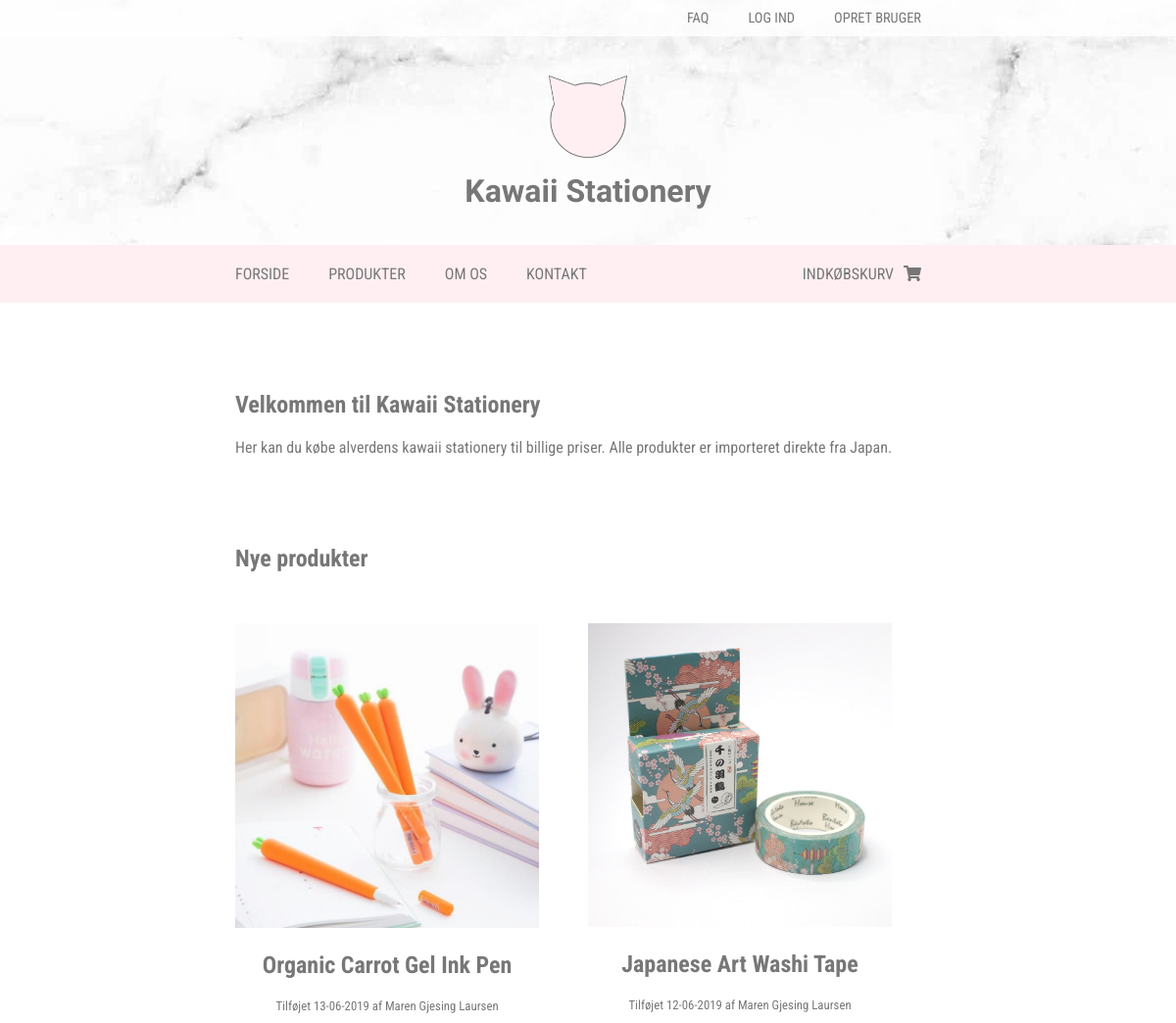
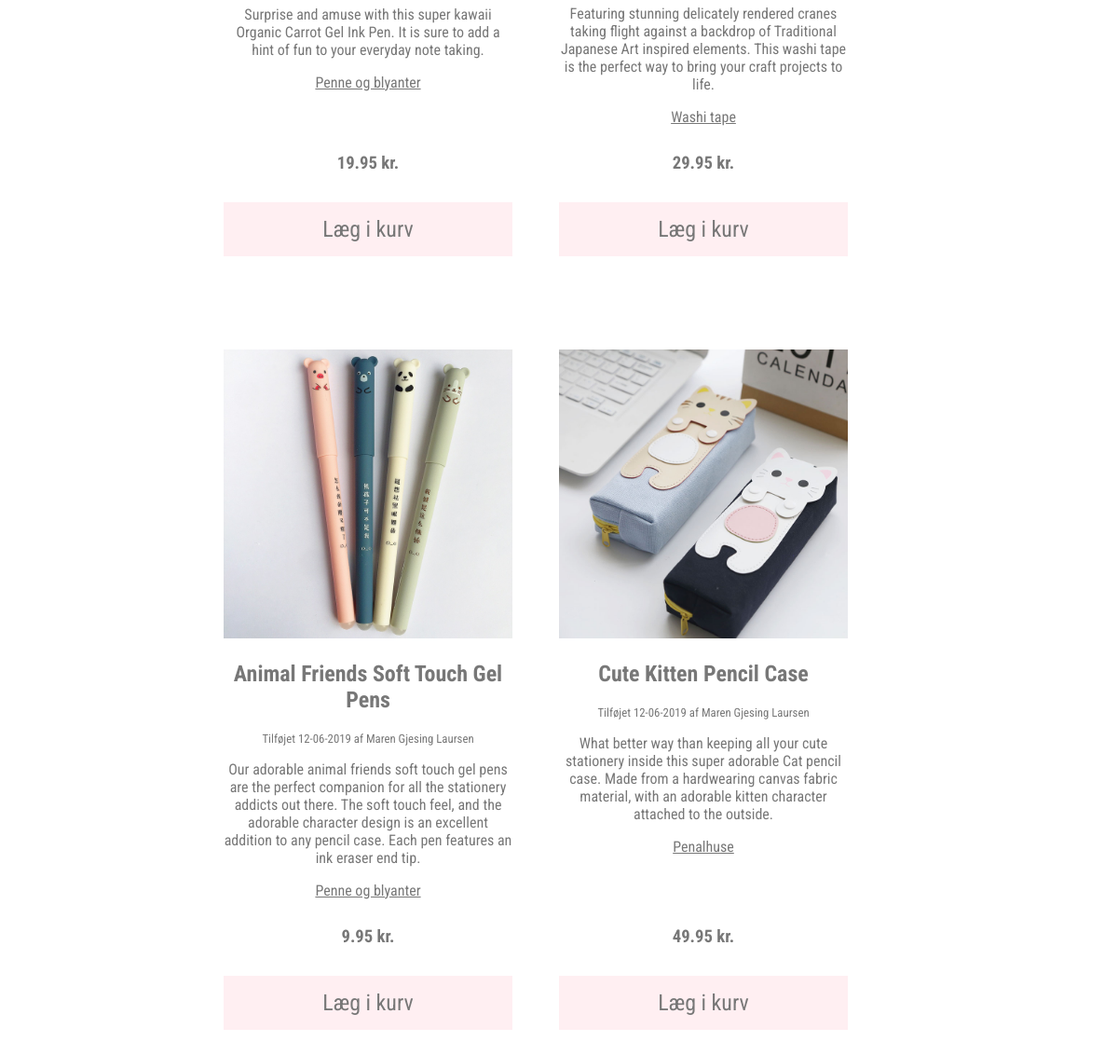
The page / on the database its author committed (2 pictures, top to bottom).
### tables this page shows
CREATE TABLE `products` (
  `productId` int(5) NOT NULL,
  `name` varchar(50) NOT NULL,
  `description` varchar(500) NOT NULL,
  `price` decimal(5,2) NOT NULL,
  `image` varchar(100) NOT NULL,
  `categoryId` int(3) NOT NULL,
  `userId` int(3) NOT NULL,
  `creationTime` datetime NOT NULL DEFAULT CURRENT_TIMESTAMP
);

CREATE TABLE `users` (
  `userId` int(3) NOT NULL,
  `firstName` varchar(50) NOT NULL,
  `lastName` varchar(50) NOT NULL,
  `username` varchar(30) NOT NULL,
  `password` varchar(50) NOT NULL,
  `accessLevel` int(1) NOT NULL DEFAULT '1'
);

CREATE TABLE `productcategories` (
  `categoryId` int(3) NOT NULL,
  `name` varchar(50) NOT NULL
);

### assets/getNewProducts.php (the view, shortened to what this page needs)
<?php
require "connect.php";
$statement = $dbh->prepare("SELECT products.productId, products.name, products.description, products.image, products.price, products.creationTime, users.firstName, users.lastName, productCategories.name AS categoryName FROM products JOIN Users ON Products.userId=Users.userId JOIN ProductCategories ON Products.categoryId=ProductCategories.categoryId ORDER BY products.creationTime DESC LIMIT 4");
$statement->execute();
while ($row = $statement->fetch(PDO::FETCH_ASSOC)) {
    ?>
    <article>
        <img src="img/<?php echo $row['image']; ?>" alt="<?php echo $row['name']; ?>">
        <h2><?php echo $row['name']; ?></h2>
        <p>Tilføjet <?php echo date('d-m-Y', strtotime($row['creationTime'])) . " af " . $row['firstName'] . " " . $row['lastName']; ?></p>
        <p><?php echo $row['description']; ?></p>
        <p><a href="#"><?php echo $row['categoryName']; ?></a></p>
        <h3><?php echo $row['price']; ?> kr.</h3>
        <button class="addToCart">Læg i kurv</button>
    </article>
<?php
}
?>

### header.php (shortened to what this page needs)
<!DOCTYPE html>
<html lang="en">
<head>
    <link rel="stylesheet" href="https://use.fontawesome.com/releases/v5.7.2/css/all.css">
    <link rel="stylesheet" href="css/style.css">
</head>
<body>
    <header>
        <nav>
            <ul>
                <li><a href="#">FAQ</a></li>
                <?php
                if (isset($_SESSION['loggedIn']) && $_SESSION['loggedIn']) {
                    echo '<li><a href="#">Min konto</a></li>';
                    echo '<li><a href="assets/logout.php">Log ud</a></li>';
                } else {
                    echo '<li><a href="login.php">Log ind</a></li>';
                    echo '<li><a href="register.php">Opret bruger</a></li>';
                }
                ?>
            </ul>
        </nav>
        <a href="Index.php" class="logo">
            <img src="img/logo.png" alt="Logo">
            <h1>Kawaii Stationery</h1>
        </a>
    </header>
    <nav>
        <ul>
            <li><a href="index.php">Forside</a></li>
            <li><a href="products.php">Produkter</a></li>
            <li><a href="#">Om os</a></li>
            <li><a href="#">Kontakt</a></li>
            <li><a href="#">Indkøbskurv<i class="fas fa-shopping-cart"></i></a></li>
        </ul>
    </nav>
    <main>

### index.php (shortened to what this page needs)
<?php
include "header.php";
?>
<section>
    <h1>Velkommen <?php echo (isset($_SESSION['loggedIn']) && $_SESSION['loggedIn']) ? $_SESSION['firstName'] : "til Kawaii Stationery"; ?></h1>
    <p>Her kan du købe alverdens kawaii stationery til billige priser. Alle produkter er importeret direkte fra Japan.</p>
</section>
<section class="products">
    <h1>Nye produkter</h1>
    <?php require "assets/getNewProducts.php" ?>
</section>
<?php include "footer.php"; ?>

### footer.php
</main>
</body>
</html>

### css/style.css (style rules this page uses)
p, h1, h2, h3, h4, h5, h6, a, button, input, label, textarea, select, i { font-family: 'Roboto Condensed', sans-serif; color: #777777; }
button, input[type="submit"] { background: #ffeff2; border: none; padding: 15px 25px; -webkit-transition: background-color .5s; transition: background-color .5s; }
button { font-size: 1.5em; }
body { margin: 0; }
header { height: 250px; -webkit-box-sizing: border-box; box-sizing: border-box; background: url("../img/header.jpeg"); }
header nav { background: rgba(255, 255, 255, 0.8); padding: 0 20%; }
header nav ul { margin: 0; padding: 0; list-style: none; display: -webkit-box; display: -ms-flexbox; display: flex; -webkit-box-pack: end; -ms-flex-pack: end; justify-content: flex-end; }
header nav ul li a { text-decoration: none; font-size: .9em; text-transform: uppercase; padding: 10px 20px; display: block; }
header .logo { margin-top: 40px; display: block; text-decoration: none; width: -webkit-fit-content; width: -moz-fit-content; width: fit-content; margin: 40px auto; }
header .logo img { width: 80px; margin: 0 calc(50% - 40px); display: block; }
header .logo h1 { font-family: 'Amatic SC', cursive; text-align: center; margin: 15px 0; }
body > nav { background: #ffeff2; padding: 0 20%; }
body > nav ul { margin: 0; padding: 0; list-style: none; display: -webkit-box; display: -ms-flexbox; display: flex; }
body > nav ul li:first-child a { padding-left: 0; }
body > nav ul li:last-child { margin-left: auto; }
body > nav ul li:last-child a i { padding-left: 10px; }
body > nav ul li a { text-decoration: none; text-transform: uppercase; padding: 20px; display: block; }
main { width: 60%; margin: 90px auto; }
main section { margin: 70px auto; }
main section.products { display: -ms-grid; display: grid; -ms-grid-columns: (calc(25% - 50px))[4]; grid-template-columns: repeat(4, calc(25% - 50px)); grid-column-gap: 50px; grid-row-gap: 100px; }
main section.products h1 { -ms-grid-column: 1; -ms-grid-column-span: 4; grid-column: 1 / 5; margin-bottom: -100px; }
main section.products article { position: relative; }
main section.products article img { width: 100%; }
main section.products article h2 { text-align: center; }
main section.products article p { text-align: center; }
main section.products article p:first-of-type { font-size: .8em; }
main section.products article p:last-of-type { margin-bottom: 140px; }
main section.products article h3 { text-align: center; position: absolute; bottom: 70px; width: 100%; }
main section.products article button.addToCart { width: 100%; position: absolute; bottom: 0; }
@media screen and (max-width: 1600px) { main section.products { -ms-grid-columns: (calc(33.3% - 50px))[3]; grid-template-columns: repeat(3, calc(33.3% - 50px)); } }
@media screen and (max-width: 1600px) { main section.products h1 { -ms-grid-column: 1; -ms-grid-column-span: 3; grid-column: 1 / 4; } }
@media screen and (max-width: 1300px) { main section.products { -ms-grid-columns: (calc(50% - 50px))[2]; grid-template-columns: repeat(2, calc(50% - 50px)); } }
@media screen and (max-width: 1300px) { main section.products h1 { -ms-grid-column: 1; -ms-grid-column-span: 2; grid-column: 1 / 3; } }

### rows shown on the page
products: image (picture), name "Organic Carrot Gel Ink Pen", creationTime "13-06-2019", userId.firstName "Maren Gjesing", userId.lastName "Laursen", description "Surprise and amuse with this super kawaii Organic Carrot Gel Ink Pen. It is sure to add a hint of fun to your everyday note taking.", categoryId.name "Penne og blyanter", price "19.95"
products: image (picture), name "Japanese Art Washi Tape", creationTime "12-06-2019", userId.firstName "Maren Gjesing", userId.lastName "Laursen", description "Featuring stunning delicately rendered cranes taking flight against a backdrop of Traditional Japanese Art inspired elements. This washi tape is the perfect way to bring your craft projects to life.", categoryId.name "Washi tape", price "29.95"
products: image (picture), name "Animal Friends Soft Touch Gel Pens", creationTime "12-06-2019", userId.firstName "Maren Gjesing", userId.lastName "Laursen", description "Our adorable animal friends soft touch gel pens are the perfect companion for all the stationery addicts out there. The soft touch feel, and the adorable character design is an excellent addition to any pencil case. Each pen features an ink eraser end tip.", categoryId.name "Penne og blyanter", price "9.95"
products: image (picture), name "Cute Kitten Pencil Case", creationTime "12-06-2019", userId.firstName "Maren Gjesing", userId.lastName "Laursen", description "What better way than keeping all your cute stationery inside this super adorable Cat pencil case. Made from a hardwearing canvas fabric material, with an adorable kitten character attached to the outside.", categoryId.name "Penalhuse", price "49.95"
